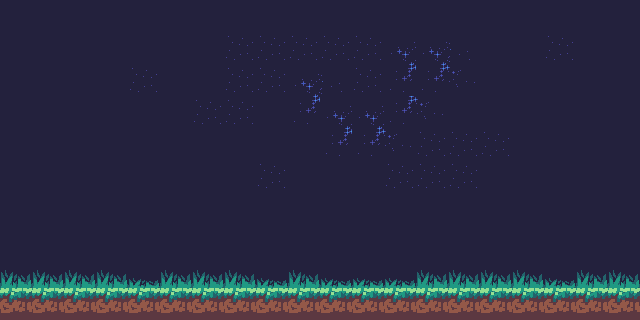

Below is a game level as drawn by its tile map, then a one-line description and the .tmx file that defines it, in full:
An orthogonal 20x10 tile map with 32x32 px tiles, 1 tile layer (Tile Layer 1).

<map version="1.0" tiledversion="2017.11.22" orientation="orthogonal" renderorder="right-down" width="20" height="10" tilewidth="32" tileheight="32" infinite="0" nextobjectid="1">
 <tileset firstgid="1" source="tiletest.tsx" />
 <layer name="Tile Layer 1" width="20" height="10">
  <data encoding="csv">
41,41,41,41,41,41,41,41,41,41,41,41,41,41,41,41,41,41,41,41,
41,41,41,41,41,41,41,536,536,536,536,536,456,456,457,41,41,536,41,41,
41,41,41,41,536,41,41,536,536,456,457,536,496,496,497,41,41,41,41,41,
41,41,41,41,41,41,536,536,41,496,456,456,496,497,41,41,41,41,41,41,
41,41,41,41,41,41,41,41,41,41,496,496,497,536,536,536,41,41,41,41,
41,41,41,41,41,41,41,41,536,41,41,41,536,536,536,41,41,41,41,41,
41,41,41,41,41,41,41,41,41,41,41,41,41,41,41,41,41,41,41,41,
41,41,41,41,41,41,41,41,41,41,41,41,41,41,41,41,41,41,41,41,
321,321,321,321,401,321,321,321,401,321,401,401,401,321,321,321,321,401,321,321,
361,361,361,361,361,361,361,361,361,361,361,361,361,361,361,361,361,361,361,361
</data>
 </layer>
</map>
